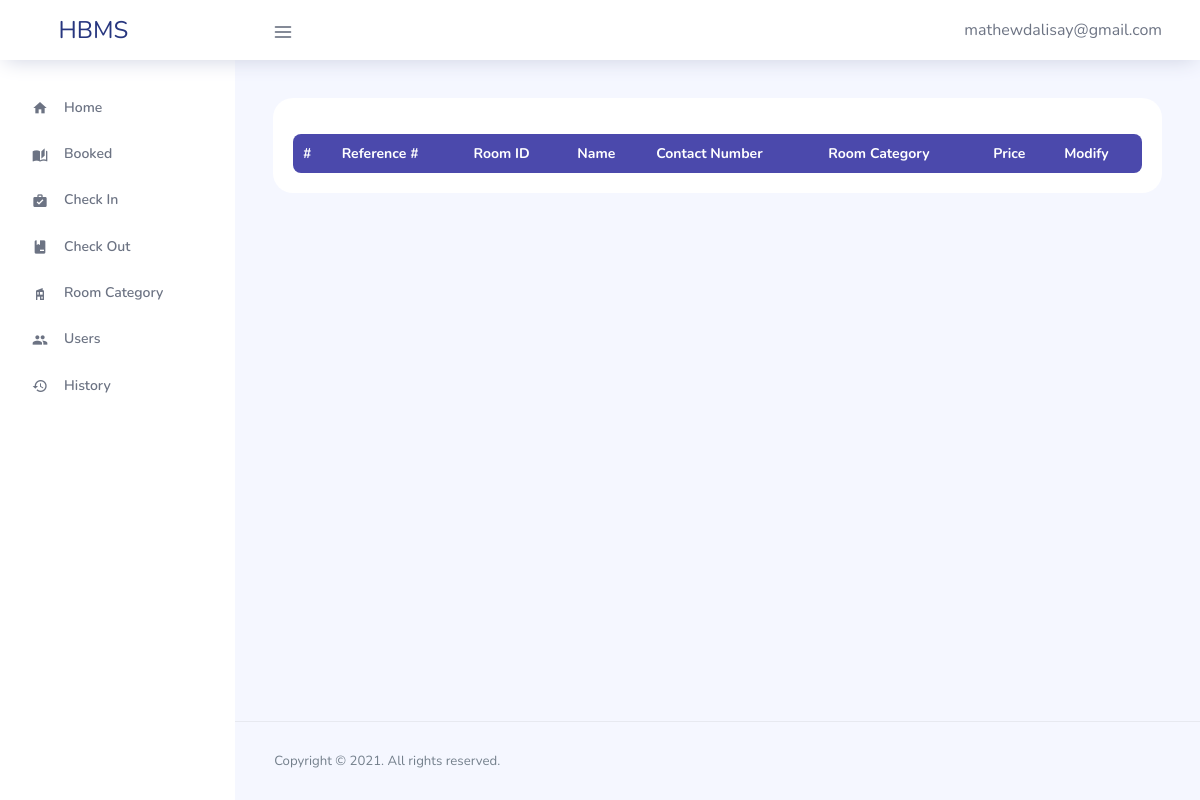
Page /admin/check-out.php (signed in) on the earlier database version.
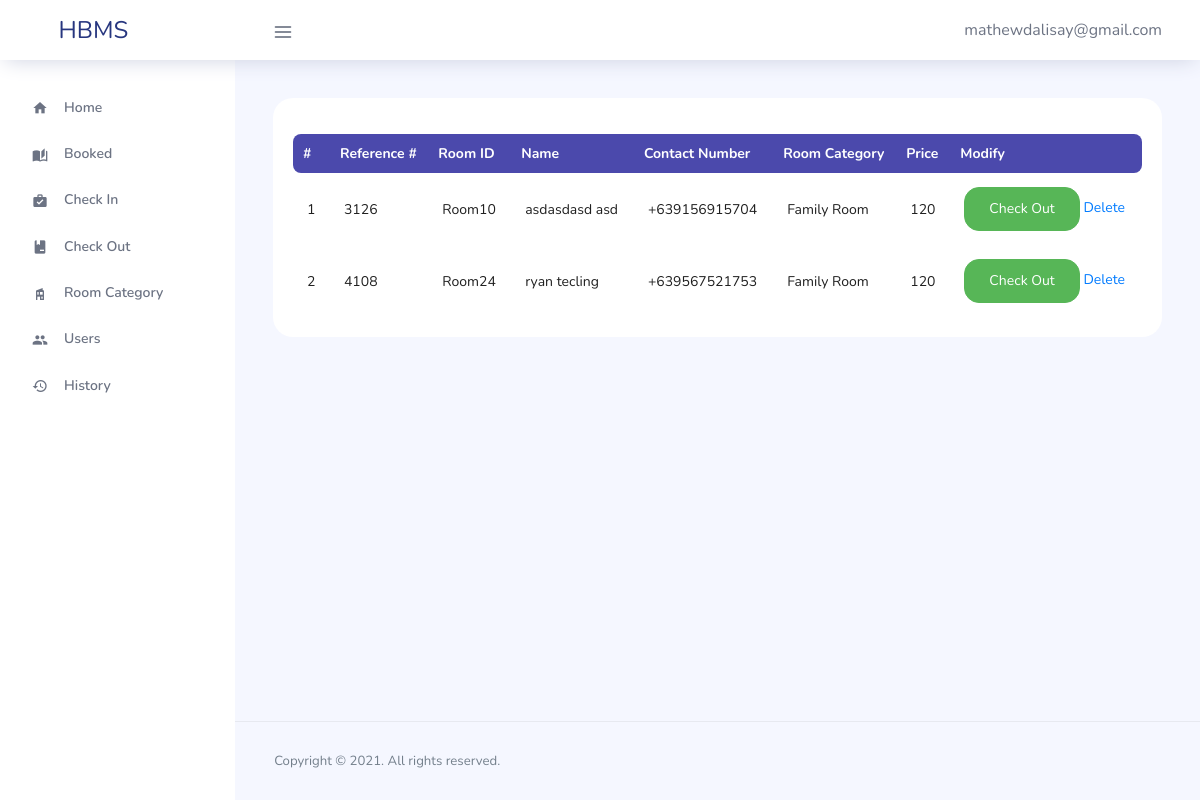
Same page on the later database version.
### tables this page shows
CREATE TABLE `booked` (
  `id` int(11) NOT NULL,
  `reference_number` int(50) NOT NULL,
  `room_id` varchar(50) NOT NULL,
  `room_category_id` int(11) NOT NULL,
  `name` varchar(50) NOT NULL,
  `contact_number` varchar(50) NOT NULL,
  `email` varchar(150) NOT NULL,
  `price` varchar(50) NOT NULL,
  `payment` varchar(50) NOT NULL,
  `date_in` date NOT NULL,
  `date_out` date NOT NULL,
  `status` int(11) NOT NULL,
  `date_created` date NOT NULL,
  `date_updated` date NOT NULL
);

### admin/check-out.php (the view, shortened to what the changed rows need)
<?php
include('../connection.php');
?>
<!DOCTYPE html>
<html lang="en">
<head>
  <link rel="stylesheet" href="../src/plugins/template/vendors/feather/feather.css">
  <link rel="stylesheet" href="../src/plugins/template/vendors/ti-icons/css/themify-icons.css">
  <link rel="stylesheet" href="../src/plugins/template/vendors/css/vendor.bundle.base.css">
  <link rel="stylesheet" href="../src/plugins/template/vendors/datatables.net-bs4/dataTables.bootstrap4.css">
  <link rel="stylesheet" href="../src/plugins/template/vendors/ti-icons/css/themify-icons.css">
  <link rel="stylesheet" href="../src/plugins/template/vendors/mdi/css/materialdesignicons.min.css">
  <link rel="stylesheet" type="text/css" href="../src/plugins/template/js/select.dataTables.min.css">
  <link rel="stylesheet" href="../src/plugins/template/css/vertical-layout-light/style.css">
</head>
<body>
  <div class="container-scroller">
    <div class="container-fluid page-body-wrapper">
      <div class="main-panel">
        <div class="content-wrapper">
          <div class="row">
            <div class="col-md-12 grid-margin streach-card">
                <div class="card position-relative">
                    <div class="card-body">
                        <div class="row justify-content-end">
                            <div class="col-lg-12">
                                <div class="table-responsive">
                                    <table id="data" class="display expandable-table" style="width:100%">
                                        <thead>
                                            <tr>
                                                <th>#</th>
                                                <th scope="col">Reference #</th>
                                                <th scope="col">Room ID</th>
                                                <th scope="col">Name</th>
                                                <th scope="col">Contact Number</th>
                                                <th>Room Category</th>
                                                <th>Price</th>
                                                <th>Modify</th>
                                            </tr>
                                        </thead>
                                        <tbody>
                                        <?php
                                            $sql = "SELECT * FROM booked  WHERE status = '2'";
                                            $run = mysqli_query($conn,$sql);
                                            if(mysqli_num_rows($run) > 0){
                                                $count = 0;
                                                foreach($run as $row){
                                                    $count++;
                                                    ?>
                                                        <tr>
                                                            <td><?php echo $count?></td>
                                                            <td><?php echo $row['reference_number']?></td>
                                                            <td><?php echo $row['room_id']?></td>
                                                            <td><?php echo $row['name']?></td>
                                                            <td><?php echo $row['contact_number']?></td>
                                                            <td>
                                                                <?php
                                                                    if($row['room_category_id'] == '1'){
                                                                        echo "Family Room";
                                                                    }elseif($row['room_category_id'] == '2'){
                                                                        echo "Deluxe Room";
                                                                    }elseif($row['room_category_id'] == '3'){
                                                                        echo "Single Room";
                                                                    }else{
                                                                        echo "Twin Room";
                                                                    }
                                                                ?>
                                                            </td>
                                                            <td><?php echo $row['price'];?></td>
                                                            <td>
                                                                <button type="button" class="btn btn-success c_o" data-id="<?= $row['reference_number']?>">Check Out</button>
                                                                <a href="delete-check-out.php?id=<?php echo $row['id']?>">Delete</a>
                                                            </td>
                                                        </tr>
                                                    <?php
                                                }
                                            }
                                            ?>
                                    </table>
                                </div>
                            </div>
                        </div>
                    </div>
                </div>
            </div>
          </div>
        </div>
      </div>
    </div>
  </div>
</body>
</html>

Differences in the rows shown:
now on this page (row edited): booked: reference_number "3126", room "Room10", name "asdasdasd asd", contact_number "+639156915704", shows "Family Room", price "120"
added booked: reference_number "4108", room "Room24", name "ryan tecling", contact_number "+639567521753", shows "Family Room", price "120"
